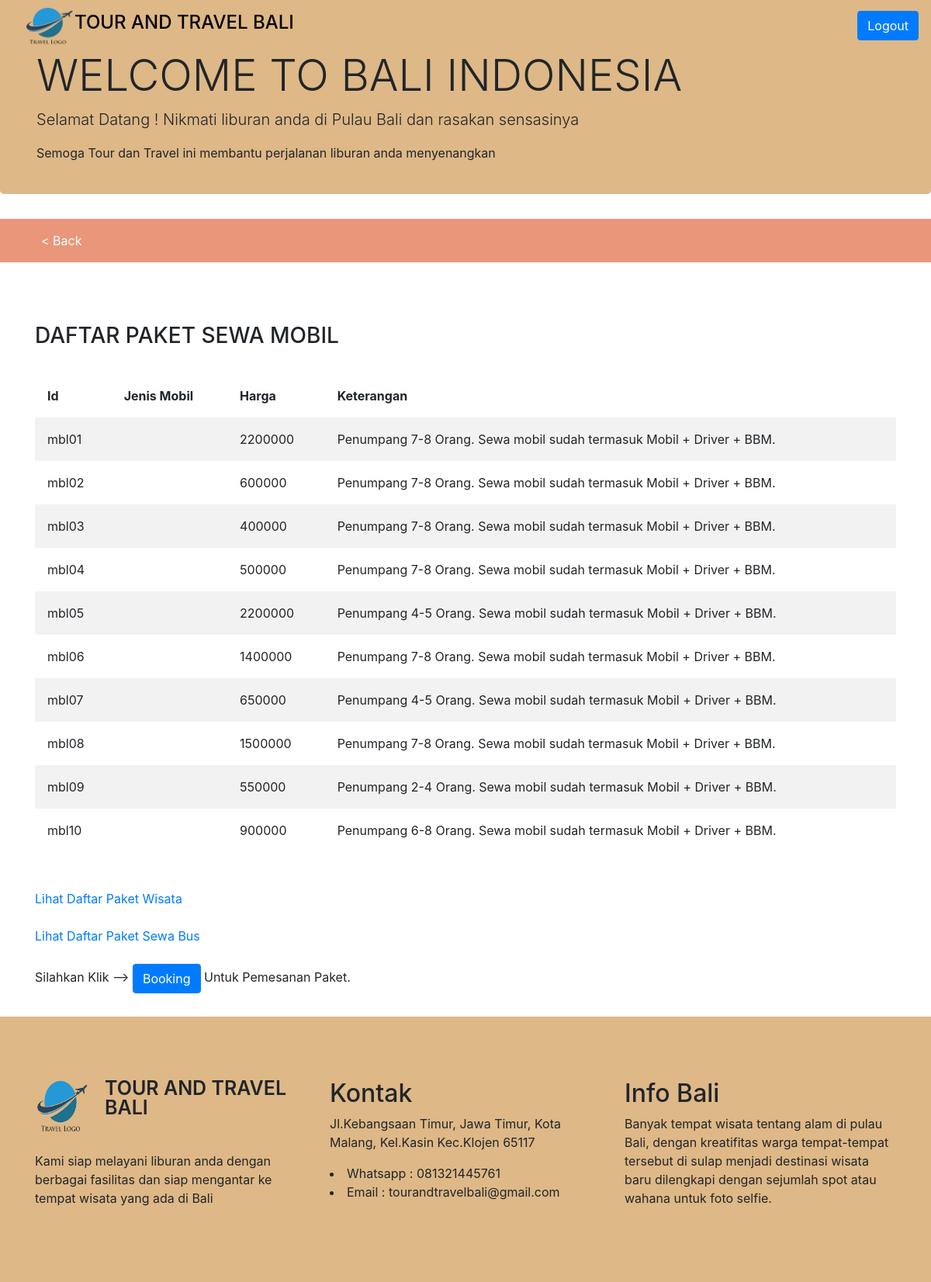
Screenshot of /paketmobil.php with the database file from the repository.
### tables this page shows
CREATE TABLE `paketmobil` (
  `Id` varchar(10) NOT NULL,
  `Jenis Mobil` varchar(50) NOT NULL,
  `Harga` double NOT NULL,
  `Keterangan` varchar(255) NOT NULL
);

### paketmobil.php (the view, shortened to what this page needs)
<!DOCTYPE html>
<html lang="en">
<head>
    <link rel="stylesheet" href="https://maxcdn.bootstrapcdn.com/bootstrap/4.5.2/css/bootstrap.min.css">
    <link rel="stylesheet" href="fonts/font-awesome.min.css">
    <link rel="stylesheet" href="style.css">
</head>
<body>
    <div class="header">
        <header>
            <?php include 'header.php';?>
        </header>
    </div>
    <div class="jumbotron">
        <div class="container">
          <h1 class="display-4"> WELCOME TO BALI INDONESIA</h1>
          <p class="lead">Selamat Datang ! Nikmati liburan anda di Pulau Bali dan rasakan sensasinya</p>
          <p>Semoga Tour dan Travel ini membantu perjalanan liburan anda menyenangkan</p>
        </div>
    </div>
    <div class="menu2">
        <header>
            <?php include 'menu2.php';?>
        </header>
    </div>
    <div class="container page-top">
            <div class="row">
                <div class="col text-left">
                    <br> <br>
                    <h3>DAFTAR PAKET SEWA MOBIL</h3>
                    <br>
                </div>
            </div>
        <table>
            <tr>
                <th> Id </th>
                <th> Jenis Mobil </th>
                <th> Harga </th>
                <th> Keterangan </th>
            </tr>
            <?php
                include "koneksi.php";
                $query ="SELECT * FROM paketmobil";
                $result = mysqli_query($connect, $query);
                if (mysqli_num_rows($result)>0) {
                    while ($row = mysqli_fetch_array($result)) {
            ?>
            <tr>
                <td> <?php echo $row["Id"] ?> </td>
                <td> <?php echo $row["Jenis_Mobil"] ?> </td>
                <td> <?php echo $row["Harga"] ?> </td>
                <td> <?php echo $row["Keterangan"] ?> </td>
            <?php
                }
            }
            else {
                echo "0 result";
            }
            ?>
            </tr>
        </table>
        <br> <br>
        <a href="paketwisata.php">Lihat Daftar Paket Wisata</a> <br> <br>
        <a href="paketbus.php">Lihat Daftar Paket Sewa Bus</a>
        <br> <br>
        <?php
        echo "Silahkan Klik --> "
        ?>
        <a href="booking.php" class="btn btn-primary">Booking</a>
        <?php
        echo "Untuk Pemesanan Paket."
        ?>
    </div>
    <div class="footer page-top">
        <header>
            <?php include 'footer.php';?>
        </header>
    </div>
</body>
</html>

### style.css (style rules this page uses)
.jumbotron { background-color: burlywood; width: 100%; height: 250px; }
.page-top { margin-top:30px; }

### paketmobil.php (style rules this page uses)
table { border-collapse: collapse; border-spacing: 0; width: 100%; border: 1 px solid #ddd; }
th, td { text-align: left; padding: 16px; }
tr:nth-child(even) { background-color: #f2f2f2; }

### rows the page displays
paketmobil: Id "mbl01", Harga "2200000", Keterangan "Penumpang 7-8 Orang. Sewa mobil sudah termasuk Mobil + Driver + BBM."
paketmobil: Id "mbl02", Harga "600000", Keterangan "Penumpang 7-8 Orang. Sewa mobil sudah termasuk Mobil + Driver + BBM."
paketmobil: Id "mbl03", Harga "400000", Keterangan "Penumpang 7-8 Orang. Sewa mobil sudah termasuk Mobil + Driver + BBM."
paketmobil: Id "mbl04", Harga "500000", Keterangan "Penumpang 7-8 Orang. Sewa mobil sudah termasuk Mobil + Driver + BBM."
paketmobil: Id "mbl05", Harga "2200000", Keterangan "Penumpang 4-5 Orang. Sewa mobil sudah termasuk Mobil + Driver + BBM."
paketmobil: Id "mbl06", Harga "1400000", Keterangan "Penumpang 7-8 Orang. Sewa mobil sudah termasuk Mobil + Driver + BBM."
paketmobil: Id "mbl07", Harga "650000", Keterangan "Penumpang 4-5 Orang. Sewa mobil sudah termasuk Mobil + Driver + BBM."
paketmobil: Id "mbl08", Harga "1500000", Keterangan "Penumpang 7-8 Orang. Sewa mobil sudah termasuk Mobil + Driver + BBM."
paketmobil: Id "mbl09", Harga "550000", Keterangan "Penumpang 2-4 Orang. Sewa mobil sudah termasuk Mobil + Driver + BBM."
paketmobil: Id "mbl10", Harga "900000", Keterangan "Penumpang 6-8 Orang. Sewa mobil sudah termasuk Mobil + Driver + BBM."
